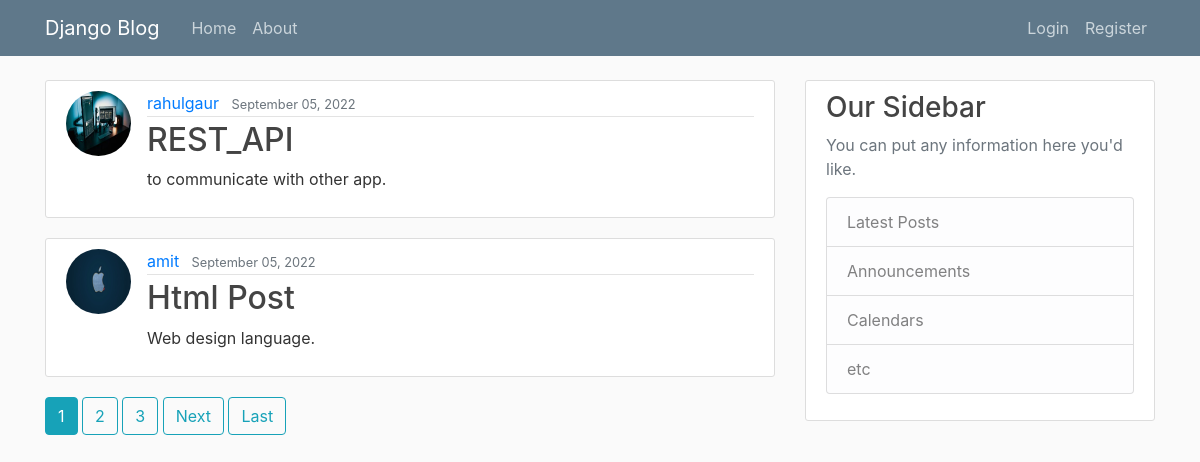
The page / on the database its author committed.
### blog/models.py (models this page shows, shortened)
class Post(models.Model):
    title = models.CharField(max_length=100)
    content = models.TextField()
    date_posted = models.DateTimeField(default=timezone.now)
    author = models.ForeignKey(User,on_delete=models.CASCADE)

### users/models.py (models this page shows, shortened)
class Profile(models.Model):
    user = models.OneToOneField(User,on_delete=models.CASCADE)
    image = models.ImageField(default='default.jpg',upload_to='profile_pics')

### blog/views.py (the view)
# urls.py: path('', PostListView.as_view(),name="blog-home"),
class PostListView(ListView):
    model = Post    #blog/post_list.html  <appname>/model_viewtype.html
    template_name = 'blog/home.html'
    context_object_name = 'posts'
    ordering = ['-date_posted']
    paginate_by = 2

### blog/templates/blog/home.html (shortened to what this page needs)
{% extends 'blog/base.html' %}
{% block content %}
    {% for post in posts %}
             <article class="media content-section">
                 <img class="rounded-circle article-img" src="{{post.author.profile.image.url}}"/>
                <div class="media-body">
                <div class="article-metadata">
                    <a class="mr-2" href="{% url 'user-post' post.author.username %}">{{ post.author }}</a>
                    <small class="text-muted">{{ post.date_posted|date:"F d, Y" }}</small>
                </div>
                <h2><a class="article-title" href="{% url 'post-detail' post.id %}">{{ post.title }}</a></h2>
                <p class="article-content">{{ post.content }}</p>
            </div>
            </article>
    {% endfor %}
    {% if is_paginated %}
        {% for num in page_obj.paginator.page_range %}
            {% if page_obj.number == num %}
                <a class="btn btn-info mb-3" href="?page={{num}}">{{num}}</a>
            {% elif num > page_obj.number|add:'-3' and num < page_obj.number|add:'3'%}
                <a class="btn btn-outline-info mb-3" href="?page={{num}}">{{num}}</a>
            {% endif %}
        {%endfor%}
        {% if page_obj.has_next %}
            <a class="btn btn-outline-info mb-3" href="?page={{page_obj.next_page_number}}">Next</a>
            <a class="btn btn-outline-info mb-3" href="?page={{page_obj.paginator.num_pages}}">Last</a>
        {% endif %}
    {% endif %}
{% endblock %}

### blog/static/blog/main.css (style rules this page uses)
body { background: #fafafa; color: #333333; margin-top: 5rem; }
h1, h2, h3, h4, h5, h6 { color: #444444; }
.content-section { background: #ffffff; padding: 10px 20px; border: 1px solid #dddddd; border-radius: 3px; margin-bottom: 20px; }
.article-title { color: #444444; }
.article-content { white-space: pre-line; }
.article-img { height: 65px; width: 65px; margin-right: 16px; }
.article-metadata { padding-bottom: 1px; margin-bottom: 4px; border-bottom: 1px solid #e3e3e3 }

### rows shown on the page
Post: author.profile.image (picture), author "rahulgaur", date_posted "September 05, 2022", title "REST_API", content "to communicate with other app."
Post: author.profile.image (placeholder picture), author "amit", date_posted "September 05, 2022", title "Html Post", content "Web design language."

### other values the page prints
{{ num }} "1"
{{ num }} "2" "3"
